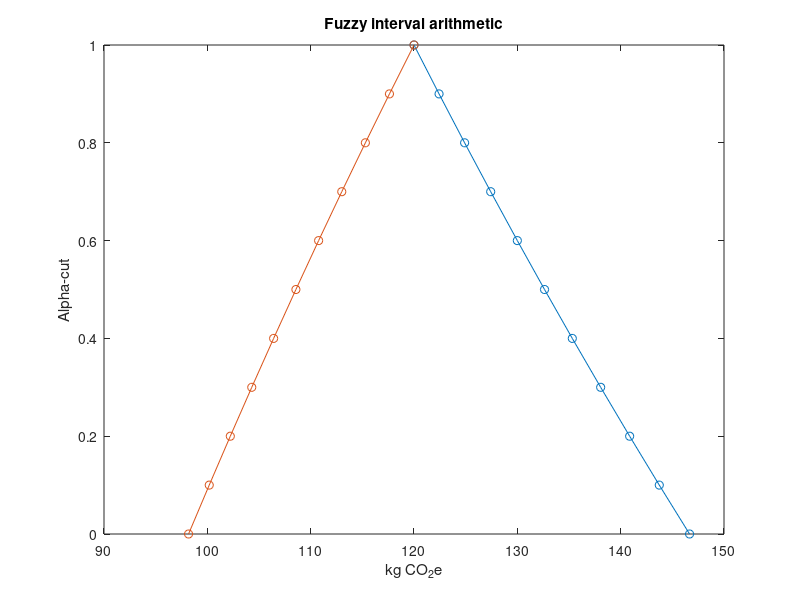

Source code (MATLAB):
%Fuzzy interval arithmetic using matrix-based LCA % 
%Author: Evelyne Groen {evelyne [dot] groen [at] gmail [dot] com}

A=[10 0; -2 100];       %A-matrix
B=[1 10];               %B-matrix
f=[1000; 0];            %Scaling vector f

g_LCA=B*(A\f);          %Determinstic answer (kg CO_2)

R=0.1;                  %R:range, set to 10%
A_lower=A-A*R;          %Lower bound of parameters in the A-matrix
A_upper=A+A*R;          %Upper bound

B_lower=B-B*R;          %Lower bound of parameters in the B-matrix
B_upper=B+B*R;          %Upper bound

g_upper=B_upper*(A_lower\f); % TEST
g_mean=B*(A\f);
g_lower=B_lower*(A_upper\f);

a=11;                   % Number of alpha cuts
g_up=zeros(1,a);        % Pre-allocate for speed
g_low=zeros(1,a);

for k=1:a;
    A1(:,:) =((k-1)/10)*(A(:,:)-A_lower(:,:))+A_lower(:,:); %Lower A-matrix cuts
    A2(:,:)=(-(k-1)/10)*(A_upper(:,:)-A(:,:))+A_upper(:,:); %Upper A-matrix cuts
         
    B1(:,:)=(-(k-1)/10)*(B_upper(:,:)-B(:,:))+B_upper(:,:); %Upper B-matrix cuts
    B2(:,:)=((k-1)/10)*(B(:,:)-B_lower(:,:))+B_lower(:,:);  %Lower B-matrix cuts
   
    g_up(:,k)=B1(:,:)*(A1(:,:)\f);
    g_low(:,k)=B2(:,:)*(A2(:,:)\f); 
end

figure(1)
k=0:0.1:1; 
plot(g_up,k, '-o')
hold on
plot(g_low,k, '-o')
hTitle=title('Fuzzy interval arithmetic');
hXLabel=xlabel('kg CO_{2}e');
hYLabel=ylabel('Alpha-cut');